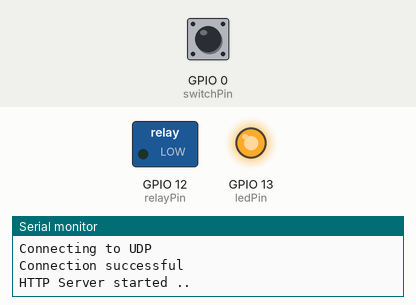
Recording of a sketch running on a simulated ESP8266 (Wemos D1 mini). On the bench: switched loads named in the sketch (green lamp = pin HIGH), output pins drawn as LEDs (lit = HIGH), the last lines printed to the serial monitor. The inputs (shaded band) are chosen by the test bench; at power-on: GPIO 0 (switchPin) LOW. WiFi joins after 1.5 s; servers stay silent unless stated.

Above: at 2.7 s.
2.8 s: GPIO 0 (switchPin) pulled HIGH for 0.15 s
At 3.8 s:
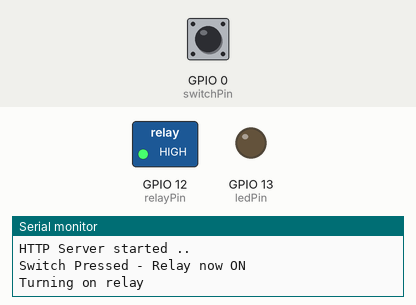
6.0 s: GPIO 0 (switchPin) pulled HIGH for 1 s
At 7.3 s:
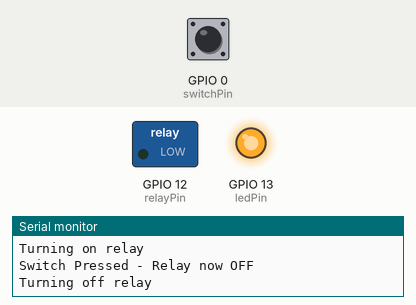
8.5 s: GPIO 0 (switchPin) pulled HIGH for 3.2 s
At 13.1 s:
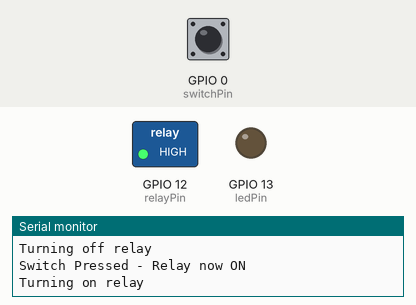
Timing chart, 0 to 14.6 s (numbered marks = the images above; inputs shaded):
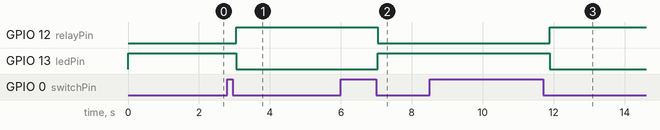

Measured:
- after the input at 2.8 s, GPIO 12 (relayPin): LOW → HIGH after 0.25 s; GPIO 13 (ledPin): HIGH → LOW after 0.25 s
- after the input at 6.0 s, GPIO 12 (relayPin): HIGH → LOW after 1.0 s; GPIO 13 (ledPin): LOW → HIGH after 1.0 s
- after the input at 8.5 s, GPIO 12 (relayPin): LOW → HIGH after 3.4 s; GPIO 13 (ledPin): HIGH → LOW after 3.4 s

The sketch:

sonnoff-wemo.ino
```cpp
//Modified 1 Feb 2017
//Adding in complete matching setup.xml file to ensure compatibitility
//Changed listenting port number to 49152 as this is what WeMo etc at looking to poll
//Alexa seems to want to retrive data on port 80

// Modified 4 Jan 2016
// A-K Nathekar
// To include a momentary switch to switch relay on and off

// Modified 5 Jan 2016
// A-K Nathekar
// To include default power-on state to ON
// Changed ports for Sonoff
// Added LED Pin for Sonoff

// Modified 19 Jan 2016
// A-K Nathekar
// Fixed continual switch-on error.  Moved turnOnRelay(); in void loop() to end of void setup()

// Modified 21 Jan 2016
// A-K Nathekar
// Included Pin assignment constants for non-NodeMCU boards

// Modified 27 Jan 2016
// A-K Nathekar
// Corrected inversion of LED
// Moved default relay state from end of void setup() to immediately after prepareIds(); in setup()
// This is so that the relay is switched on before any WiFi connectivity is sought.
// Otherwise, the relay will only switch on after Wifi connectivity is established.
// Removed Delay(3000); in void setup();

// Set Arduino IDE to:
// Generic ESP8266 Module
// 80Mhz
// 40Mhz
// DIO
// 115200
// 1M (64K SPIFFS)
// ck
// disabled
// none

//Sonoff Pins
//
// Programmer  Sonoff (counting from top to bottom)
// 3V3       1 (Square PCB Pad)
// TX        2 (RX)
// RX        3 (TX)
// GND       4
// GPIO14    5

// Function       GPIO  NodeMCU
// Button           0      3
// Relay            12     6
// Green LED        13     7
// Spare (pin 5)    14     5


#include <ESP8266WiFi.h>
#include <ESP8266WebServer.h>
#include <WiFiUdp.h>
#include <functional>

void prepareIds();
boolean connectWifi();
boolean connectUDP();
void startHttpServer();
void turnOnRelay();
void turnOffRelay();

const char* ssid = "ssid";
const char* password = "password";

unsigned int localPort = 1900;      // local port to listen on

WiFiUDP UDP;
boolean udpConnected = false;
IPAddress ipMulti(239, 255, 255, 250);
unsigned int portMulti = 1900;      // local port to listen on

ESP8266WebServer HTTP(49152);

boolean wifiConnected = false;

char packetBuffer[UDP_TX_PACKET_MAX_SIZE]; //buffer to hold incoming packet,

String serial;
String persistent_uuid;

// ***  Change device name below to suit your naming convention ***
String device_name = "Office Light";

// For NodeMCU boards, use these constants
// const int relayPin  = D6;
// const int switchPin = D3;
// const int ledPin    = D7;

// For non-NodeMCU boards (Sonoff, Wemos), use these constants
const int relayPin  = 12;
const int switchPin = 0;
const int ledPin    = 13;

int switchState = 0;

boolean cannotConnectToWifi = false;

void setup() {
  Serial.begin(115200);

  // Setup Relay
  pinMode(relayPin, OUTPUT);

  // Setup Switch
  pinMode(switchPin, INPUT);

  // Setup LED
  pinMode(ledPin, OUTPUT);

//Default Relay state is on when unit is initially powered on
  turnOffRelay();
  switchState = 0;
  Serial.println("Setting relay to off - setting value to 0");

  prepareIds();

//  delay(3000);
  // Initialise wifi connection
  wifiConnected = connectWifi();

  // only proceed if wifi connection successful
  if(wifiConnected){
    udpConnected = connectUDP();

    if (udpConnected){
      // initialise pins if needed
      startHttpServer();
    }
  }
}

void loop() {

// Poll Switch pin.  If True (i.e. pressed), toggle switchState variable and set relay to that state
// Only change relay state if switch goes High and subsequently Low.
// So, the effect is that upon releasing the button, the relay will change state.
// This is the same way the original Sonoff firmware works and
// the quickest way I could devise a debounce routine.
// Also, send the changed state to the serial port.

if (digitalRead(switchPin)){
  delay(250);
  if (!digitalRead(switchPin)){
  switchState = !switchState;
  Serial.print("Switch Pressed - Relay now ");

// Show and change Relay State
  if (switchState){
    Serial.println("ON");
     turnOnRelay();
  }
    else
    {
    Serial.println("OFF");
     turnOffRelay();
    }
  delay(500);
  }
  }

  HTTP.handleClient();
  delay(1);


  // if there's data available, read a packet
  // check if the WiFi and UDP connections were successful
  if(wifiConnected){
    if(udpConnected){
      // if there’s data available, read a packet
      int packetSize = UDP.parsePacket();

      if(packetSize) {
        Serial.println("");
        Serial.print("Received packet of size ");
        Serial.println(packetSize);
        Serial.print("From ");
        IPAddress remote = UDP.remoteIP();

        for (int i =0; i < 4; i++) {
          Serial.print(remote[i], DEC);
          if (i < 3) {
            Serial.print(".");
          }
        }

        Serial.print(", port ");
        Serial.println(UDP.remotePort());

        int len = UDP.read(packetBuffer, 255);

        if (len > 0) {
            packetBuffer[len] = 0;
        }

        String request = packetBuffer;
        //Serial.println("Request:");
        //Serial.println(request);

        if(request.indexOf('M-SEARCH') > 0) {
            if(request.indexOf("urn:Belkin:device:*") > 0) {
                Serial.println("Responding to search request ...");
                respondToSearch();
            }
        }
      }

      delay(10);
    }
  } else {
      // Turn on/off to indicate cannot connect ..
  }
}

void prepareIds() {
  uint32_t chipId = ESP.getChipId();
  char uuid[64];
  sprintf_P(uuid, PSTR("38323636-4558-4dda-9188-cda0e6%02x%02x%02x"),
        (uint16_t) ((chipId >> 16) & 0xff),
        (uint16_t) ((chipId >>  8) & 0xff),
        (uint16_t)   chipId        & 0xff);

  serial = String(uuid);
  persistent_uuid = "Socket-1_0-" + serial;
//  device_name = "TestDevice";
}

void respondToSearch() {
    Serial.println("");
    Serial.print("Sending response to ");
    Serial.println(UDP.remoteIP());
    Serial.print("Port : ");
    Serial.println(UDP.remotePort());

    IPAddress localIP = WiFi.localIP();
    char s[16];
    sprintf(s, "%d.%d.%d.%d", localIP[0], localIP[1], localIP[2], localIP[3]);

    String response =
         "HTTP/1.1 200 OK\r\n"
         "CONTENT-LENGTH: 4413\r\n"
         "CONTENT-TYPE: text/xml\r\n"
         "DATE: Fri, 15 Apr 2016 04:56:29 GMT\r\n"
         "EXT:\r\n"
         "LOCATION: http://" + String(s) + ":49152/setup.xml\r\n"
         "LAST-MODIFIED: Thu, 19 Jan 2017 14:29:54 GMT\r\n"
         "SERVER: Unspecified, UPnP/1.0, Unspecified\r\n"
         "X-User-Agent: redsonic\r\n\r\n";

    UDP.beginPacket(UDP.remoteIP(), UDP.remotePort());
    UDP.write(response.c_str());
    UDP.endPacket();

     Serial.println("Response sent !");
}

void startHttpServer() {
    HTTP.on("/index.html", HTTP_GET, [](){
      Serial.println("Got Request index.html ...\n");
      HTTP.send(200, "text/plain", "Hello World!");
    });

    HTTP.on("/upnp/control/basicevent1", HTTP_POST, []() {
      Serial.println("########## Responding to  /upnp/control/basicevent1 ... ##########");      ;


      //for (int x=0; x <= HTTP.args(); x++) {
      //  Serial.println(HTTP.arg(x));
      //}

      String request = HTTP.arg(0);
      Serial.print("request:");
      Serial.println(request);

      if(request.indexOf("<BinaryState>1</BinaryState>") > 0) {
          Serial.println("Got Turn on request");

           Serial.print (switchState);
           turnOnRelay();

      }

      if(request.indexOf("<BinaryState>0</BinaryState>") > 0) {
          Serial.println("Got Turn off request");

           Serial.print (switchState);
           turnOffRelay();

      }

      HTTP.send(200, "text/plain", "");
    });

    HTTP.on("/eventservice.xml", HTTP_GET, [](){
      Serial.println(" ########## Responding to eventservice.xml ... ########\n");
      String eventservice_xml = "<?scpd xmlns=\"urn:Belkin:service-1-0\"?>"
            "<actionList>"
              "<action>"
                "<name>SetBinaryState</name>"
                "<argumentList>"
                  "<argument>"
                    "<retval/>"
                    "<name>BinaryState</name>"
                    "<relatedStateVariable>BinaryState</relatedStateVariable>"
                    "<direction>in</direction>"
                  "</argument>"
                "</argumentList>"
                 "<serviceStateTable>"
                  "<stateVariable sendEvents=\"yes\">"
                    "<name>BinaryState</name>"
                    "<dataType>Boolean</dataType>"
                    "<defaultValue>0</defaultValue>"
                  "</stateVariable>"
                  "<stateVariable sendEvents=\"yes\">"
                    "<name>level</name>"
                    "<dataType>string</dataType>"
                    "<defaultValue>0</defaultValue>"
                  "</stateVariable>"
                "</serviceStateTable>"
              "</action>"
            "</scpd>\r\n"
            "\r\n";

      HTTP.send(200, "text/plain", eventservice_xml.c_str());
    });

    HTTP.on("/setup.xml", HTTP_GET, [](){
      Serial.println(" ########## Responding to setup.xml ... ########\n");

      IPAddress localIP = WiFi.localIP();
      char s[16];
      sprintf(s, "%d.%d.%d.%d", localIP[0], localIP[1], localIP[2], localIP[3]);

      String setup_xml = "<?xml version=\"1.0\"?>"
            "<root xmlns=\"urn:Belkin:device-1-0\">"
            "<specVersion>"
              "<major>1</major>"
              "<minor>0</minor>"
            "</specVersion>"
             "<device>"
                "<deviceType>urn:Belkin:device:controllee:1</deviceType>"
                "<friendlyName>"+ device_name +"</friendlyName>"
                    "<manufacturer>Belkin International Inc.</manufacturer>"
                    "<manufacturerURL>http://www.belkin.com</manufacturerURL>"
                    "<modelDescription>Belkin Plugin Socket 1.0</modelDescription>"
                    "<modelName>Socket</modelName>"
                    "<modelNumber>1.0</modelNumber>"
                    "<modelURL>http://www.belkin.com/plugin/</modelURL>"
                "<serialNumber>221517K0101769</serialNumber>"
                "<UDN>uuid:"+ persistent_uuid +"</UDN>"
                    "<UPC>123456789</UPC>"
                "<macAddress>5ccf7f1cafad</macAddress>"
                "<firmwareVersion>WeMo_WW_2.00.10626.PVT-OWRT-SNS</firmwareVersion>"
                "<iconVersion>0|49153</iconVersion>"
                "<iconList>"
                    "<icon>"
                           "<mimetype>jpg</mimetype>"
                           "<width>100</width>"
                           "<height>100</height>"
                           "<depth>100</depth>"
                           "<url>icon.jpg</url>"
                     "</icon>"
                "</iconList>"
                "<serviceList>"
                  "<service>"
                    "<serviceType>urn:Belkin:service:WiFiSetup:1</serviceType>"
                    "<serviceId>urn:Belkin:serviceId:WiFiSetup1</serviceId>"
                    "<controlURL>/upnp/control/WiFiSetup1</controlURL>"
                    "<eventSubURL>/upnp/event/WiFiSetup1</eventSubURL>"
                    "<SCPDURL>/setupservice.xml</SCPDURL>"
                    "</service>"
                  "<service>"
                    "<serviceType>urn:Belkin:service:timesync:1</serviceType>"
                    "<serviceId>urn:Belkin:serviceId:timesync1</serviceId>"
                    "<controlURL>/upnp/control/timesync1</controlURL>"
                    "<eventSubURL>/upnp/event/timesync1</eventSubURL>"
                    "<SCPDURL>/timesyncservice.xml</SCPDURL>"
                  "</service>"
                  "<service>"
                    "<serviceType>urn:Belkin:service:basicevent:1</serviceType>"
                    "<serviceId>urn:Belkin:serviceId:basicevent1</serviceId>"
                    "<controlURL>/upnp/control/basicevent1</controlURL>"
                    "<eventSubURL>/upnp/event/basicevent1</eventSubURL>"
                    "<SCPDURL>/eventservice.xml</SCPDURL>"
                  "</service>"
                  "<service>"
                    "<serviceType>urn:Belkin:service:firmwareupdate:1</serviceType>"
                    "<serviceId>urn:Belkin:serviceId:firmwareupdate1</serviceId>"
                    "<controlURL>/upnp/control/firmwareupdate1</controlURL>"
                    "<eventSubURL>/upnp/event/firmwareupdate1</eventSubURL>"
                    "<SCPDURL>/firmwareupdate.xml</SCPDURL>"
                  "</service>"
                  "<service>"
                    "<serviceType>urn:Belkin:service:rules:1</serviceType>"
                    "<serviceId>urn:Belkin:serviceId:rules1</serviceId>"
                    "<controlURL>/upnp/control/rules1</controlURL>"
                    "<eventSubURL>/upnp/event/rules1</eventSubURL>"
                    "<SCPDURL>/rulesservice.xml</SCPDURL>"
                  "</service>"
                  "<service>"
                    "<serviceType>urn:Belkin:service:metainfo:1</serviceType>"
                    "<serviceId>urn:Belkin:serviceId:metainfo1</serviceId>"
                    "<controlURL>/upnp/control/metainfo1</controlURL>"
                    "<eventSubURL>/upnp/event/metainfo1</eventSubURL>"
                    "<SCPDURL>/metainfoservice.xml</SCPDURL>"
                  "</service>"
                  "<service>"
                    "<serviceType>urn:Belkin:service:remoteaccess:1</serviceType>"
                    "<serviceId>urn:Belkin:serviceId:remoteaccess1</serviceId>"
                    "<controlURL>/upnp/control/remoteaccess1</controlURL>"
                    "<eventSubURL>/upnp/event/remoteaccess1</eventSubURL>"
                    "<SCPDURL>/remoteaccess.xml</SCPDURL>"
                  "</service>"
                  "<service>"
                    "<serviceType>urn:Belkin:service:deviceinfo:1</serviceType>"
                    "<serviceId>urn:Belkin:serviceId:deviceinfo1</serviceId>"
                    "<controlURL>/upnp/control/deviceinfo1</controlURL>"
                    "<eventSubURL>/upnp/event/deviceinfo1</eventSubURL>"
                    "<SCPDURL>/deviceinfoservice.xml</SCPDURL>"
                  "</service>"
                  "<service>"
                    "<serviceType>urn:Belkin:service:smartsetup:1</serviceType>"
                    "<serviceId>urn:Belkin:serviceId:smartsetup1</serviceId>"
                    "<controlURL>/upnp/control/smartsetup1</controlURL>"
                    "<eventSubURL>/upnp/event/smartsetup1</eventSubURL>"
                    "<SCPDURL>/smartsetup.xml</SCPDURL>"
                  "</service>"
                  "<service>"
                    "<serviceType>urn:Belkin:service:manufacture:1</serviceType>"
                     "<serviceId>urn:Belkin:serviceId:manufacture1</serviceId>"
                     "<controlURL>/upnp/control/manufacture1</controlURL>"
                     "<eventSubURL>/upnp/event/manufacture1</eventSubURL>"
                     "<SCPDURL>/manufacture.xml</SCPDURL>"
                   "</service>"
              "</serviceList>"
              "<presentationURL>/pluginpres.html</presentationURL>"
              "</device>"
            "</root>\r\n"
            "\r\n";

        HTTP.send(200, "text/xml", setup_xml.c_str());

        Serial.print("Sending :");
        Serial.println(setup_xml);
    });

    HTTP.begin();
    Serial.println("HTTP Server started ..");
}


// connect to wifi – returns true if successful or false if not
boolean connectWifi(){
  boolean state = true;
  int i = 0;

  WiFi.mode(WIFI_STA);
  WiFi.begin(ssid, password);
  Serial.println("");
  Serial.println("Connecting to WiFi");

  // Wait for connection
  Serial.print("Connecting ...");
  while (WiFi.status() != WL_CONNECTED) {
    delay(500);
    Serial.print(".");
    if (i > 20){
      state = false;
      break;
    }
    i++;
  }

  if (state){
    Serial.println("");
    Serial.print("Connected to ");
    Serial.println(ssid);
    Serial.print("IP address: ");
    Serial.println(WiFi.localIP());
  }
  else {
    Serial.println("");
    Serial.println("Connection failed.");
  }

  return state;
}

boolean connectUDP(){
  boolean state = false;

  Serial.println("");
  Serial.println("Connecting to UDP");

  if(UDP.beginMulticast(WiFi.localIP(), ipMulti, portMulti)) {
    Serial.println("Connection successful");
    state = true;
  }
  else{
    Serial.println("Connection failed");
  }

  return state;
}

void turnOnRelay() {
  digitalWrite(relayPin, HIGH); // turn on relay with voltage HIGH
  digitalWrite(ledPin, LOW  ); // turn on LED with voltage HIGH
  Serial.println("Turning on relay");
  switchState = 1;
}

void turnOffRelay() {
  digitalWrite(relayPin, LOW);  // turn off relay with voltage LOW
  digitalWrite(ledPin, HIGH);  // turn off LED with voltage LOW
  Serial.println("Turning off relay");
  switchState = 0;

}
```
